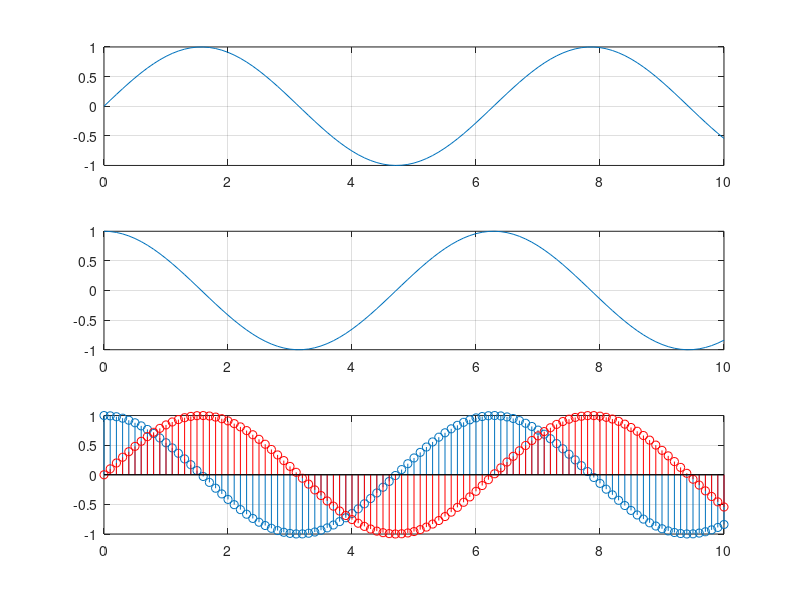

Source code (MATLAB):
x = 0:0.1:10;
y = sin(x);
z = cos(x);
subplot (3,1,1);
plot (x,y);
grid on;
subplot(3,1,2);
plot (x,z);
grid on;
hold on;
subplot(3,1,3);
stem(x,z);
grid on;
hold on;
subplot(3,1,3);
stem(x,y,'r');